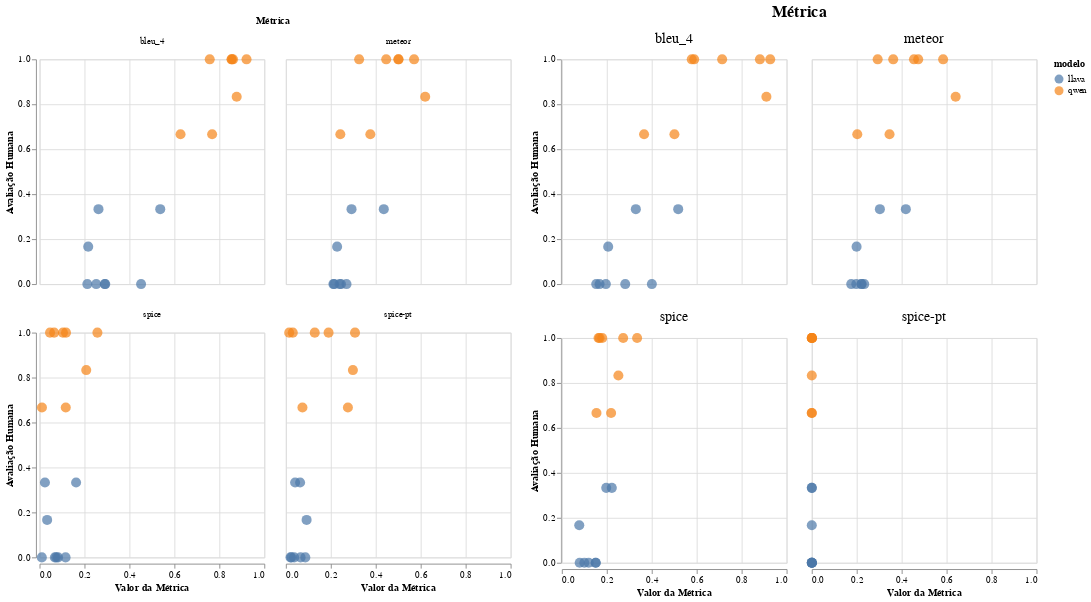

Notebook source saved alongside this figure:
### Code cell
base_pt = (
    alt.Chart(metricas_selecionadas_pt)
    .transform_fold(["bleu_4", "meteor", "spice", "spice-pt"], as_=["Métrica", "Valor"])
    .mark_point(filled=True, size=125)
    .encode(
        x=alt.X("Valor:Q", title="Valor da Métrica"),
        y=alt.Y("humano:Q", title="Avaliação Humana"),
        color="modelo:N",
        tooltip=["modelo:N", "Métrica:N", "Valor:Q", "humano:Q"],
    )
    .properties(width=250, height=250)
    .facet(facet=alt.Facet("Métrica:N", title="Métrica"), columns=2)
)

base_eng = (
    alt.Chart(metricas_selecionadas_eng)
    .transform_fold(["bleu_4", "meteor", "spice", "spice-pt"], as_=["Métrica", "Valor"])
    .mark_point(filled=True, size=125)
    .encode(
        x=alt.X("Valor:Q", title="Valor da Métrica"),
        y=alt.Y("humano:Q", title="Avaliação Humana"),
        color="modelo:N",
        tooltip=["modelo:N", "Métrica:N", "Valor:Q", "humano:Q"],
    )
    .properties(width=250, height=250)
    .facet(
        facet=alt.Facet(
            "Métrica:N",
            title="Métrica",
            header=alt.Header(labelFontSize=16, titleFontSize=18),
        ),
        columns=2,
    )
)

base = alt.hconcat(base_pt, base_eng)
base.display()

### Figure 1 — Vega-Lite specification as saved in the notebook (floating-point values rounded to 4 significant figures)
{"config": {"view": {"continuousWidth": 300, "continuousHeight": 300}}, "hconcat": [{"data": {"name": "data-95addab02c8f36238b527d61688a0445"}, "facet": {"field": "Métrica", "title": "Métrica", "type": "nominal"}, "spec": {"mark": {"type": "point", "filled": true, "size": 125}, "encoding": {"color": {"field": "modelo", "type": "nominal"}, "tooltip": [{"field": "modelo", "type": "nominal"}, {"field": "Métrica", "type": "nominal"}, {"field": "Valor", "type": "quantitative"}, {"field": "humano", "type": "quantitative"}], "x": {"field": "Valor", "title": "Valor da Métrica", "type": "quantitative"}, "y": {"field": "humano", "title": "Avaliação Humana", "type": "quantitative"}}, "height": 250, "transform": [{"fold": ["bleu_4", "meteor", "spice", "spice-pt"], "as": ["Métrica", "Valor"]}], "width": 250}, "columns": 2}, {"data": {"name": "data-1e9eeb336941972f260eeab004bca55c"}, "facet": {"field": "Métrica", "header": {"labelFontSize": 16, "titleFontSize": 18}, "title": "Métrica", "type": "nominal"}, "spec": {"mark": {"type": "point", "filled": true, "size": 125}, "encoding": {"color": {"field": "modelo", "type": "nominal"}, "tooltip": [{"field": "modelo", "type": "nominal"}, {"field": "Métrica", "type": "nominal"}, {"field": "Valor", "type": "quantitative"}, {"field": "humano", "type": "quantitative"}], "x": {"field": "Valor", "title": "Valor da Métrica", "type": "quantitative"}, "y": {"field": "humano", "title": "Avaliação Humana", "type": "quantitative"}}, "height": 250, "transform": [{"fold": ["bleu_4", "meteor", "spice", "spice-pt"], "as": ["Métrica", "Valor"]}], "width": 250}, "columns": 2}], "$schema": "https://vega.github.io/schema/vega-lite/v5.20.1.json", "datasets": {"data-95addab02c8f36238b527d61688a0445": [{"modelo": "qwen", "bleu_4": 0.7572, "meteor": 0.4464, "spice": 0.06486, "spice-pt": 0.3076, "humano": 1.0, "icon": "🦆"}, {"modelo": "qwen", "bleu_4": 0.8542, "meteor": 0.3259, "spice": 0.04663, "spice-pt": 0.03071, "humano": 1.0, "icon": "🦆"}, {"modelo": "qwen", "bleu_4": 0.7678, "meteor": 0.3758, "spice": 0.01061, "spice-pt": 0.276, "humano": 0.6667, "icon": "🦆"}, {"modelo": "qwen", "bleu_4": 0.8551, "meteor": 0.5003, "spice": 0.1042, "spice-pt": 0.01475, "humano": 1.0, "icon": "🦆"}, {"modelo": "qwen", "bleu_4": 0.8771, "meteor": 0.6198, "spice": 0.2077, "spice-pt": 0.2982, "humano": 0.8333, "icon": "🦆"}, {"modelo": "qwen", "bleu_4": 0.6272, "meteor": 0.2423, "spice": 0.1167, "spice-pt": 0.07369, "humano": 0.6667, "icon": "🦆"}, {"modelo": "qwen", "bleu_4": 0.9209, "meteor": 0.5704, "spice": 0.2574, "spice-pt": 0.19, "humano": 1.0, "icon": "🦆"}, {"modelo": "qwen", "bleu_4": 0.861, "meteor": 0.5013, "spice": 0.1176, "spice-pt": 0.1284, "humano": 1.0, "icon": "🦆"}, {"modelo": "llava", "bleu_4": 0.2521, "meteor": 0.2453, "spice": 0.07426, "spice-pt": 0.02065, "humano": 0.0, "icon": "🌋"}, {"modelo": "llava", "bleu_4": 0.29, "meteor": 0.2114, "spice": 0.01008, "spice-pt": 0.03687, "humano": 0.0, "icon": "🌋"}, {"modelo": "llava", "bleu_4": 0.2621, "meteor": 0.2921, "spice": 0.02398, "spice-pt": 0.04107, "humano": 0.3333, "icon": "🌋"}, {"modelo": "llava", "bleu_4": 0.4517, "meteor": 0.2388, "spice": 0.1158, "spice-pt": 0.08642, "humano": 0.0, "icon": "🌋"}, {"modelo": "llava", "bleu_4": 0.2165, "meteor": 0.228, "spice": 0.03371, "spice-pt": 0.0922, "humano": 0.1667, "icon": "🌋"}, {"modelo": "llava", "bleu_4": 0.537, "meteor": 0.4356, "spice": 0.1626, "spice-pt": 0.06327, "humano": 0.3333, "icon": "🌋"}, {"modelo": "llava", "bleu_4": 0.2125, "meteor": 0.2698, "spice": 0.06818, "spice-pt": 0.06546, "humano": 0.0, "icon": "🌋"}, {"modelo": "llava", "bleu_4": 0.2924, "meteor": 0.2151, "spice": 0.08225, "spice-pt": 0.02471, "humano": 0.0, "icon": "🌋"}], "data-1e9eeb336941972f260eeab004bca55c": [{"modelo": "qwen", "bleu_4": 0.5778, "meteor": 0.3623, "spice": 0.163, "spice-pt": 0.0, "humano": 1.0, "icon": "🦆"}, {"modelo": "qwen", "bleu_4": 0.5887, "meteor": 0.2931, "spice": 0.1796, "spice-pt": 0.001031, "humano": 1.0, "icon": "🦆"}, {"modelo": "qwen", "bleu_4": 0.5008, "meteor": 0.3459, "spice": 0.2189, "spice-pt": 0.0, "humano": 0.6667, "icon": "🦆"}, {"modelo": "qwen", "bleu_4": 0.7131, "meteor": 0.4546, "spice": 0.1679, "spice-pt": 0.0, "humano": 1.0, "icon": "🦆"}, {"modelo": "qwen", "bleu_4": 0.91, "meteor": 0.6401, "spice": 0.2514, "spice-pt": 0.0, "humano": 0.8333, "icon": "🦆"}, {"modelo": "qwen", "bleu_4": 0.3657, "meteor": 0.2024, "spice": 0.1538, "spice-pt": 0.0, "humano": 0.6667, "icon": "🦆"}, {"modelo": "qwen", "bleu_4": 0.927, "meteor": 0.5843, "spice": 0.3348, "spice-pt": 0.0008591, "humano": 1.0, "icon": "🦆"}, {"modelo": "qwen", "bleu_4": 0.8811, "meteor": 0.4735, "spice": 0.2727, "spice-pt": 0.0, "humano": 1.0, "icon": "🦆"}, {"modelo": "llava", "bleu_4": 0.1528, "meteor": 0.2334, "spice": 0.07921, "spice-pt": 0.0, "humano": 0.0, "icon": "🌋"}, {"modelo": "llava", "bleu_4": 0.1957, "meteor": 0.1754, "spice": 0.1, "spice-pt": 0.0006521, "humano": 0.0, "icon": "🌋"}, {"modelo": "llava", "bleu_4": 0.3291, "meteor": 0.303, "spice": 0.1973, "spice-pt": 0.0002808, "humano": 0.3333, "icon": "🌋"}, {"modelo": "llava", "bleu_4": 0.4004, "meteor": 0.2216, "spice": 0.1507, "spice-pt": 0.0, "humano": 0.0, "icon": "🌋"}, {"modelo": "llava", "bleu_4": 0.2061, "meteor": 0.1993, "spice": 0.07735, "spice-pt": 0.0, "humano": 0.1667, "icon": "🌋"}, {"modelo": "llava", "bleu_4": 0.5176, "meteor": 0.4184, "spice": 0.2222, "spice-pt": 0.0, "humano": 0.3333, "icon": "🌋"}, {"modelo": "llava", "bleu_4": 0.1676, "meteor": 0.2206, "spice": 0.1504, "spice-pt": 0.0004623, "humano": 0.0, "icon": "🌋"}, {"modelo": "llava", "bleu_4": 0.2819, "meteor": 0.1979, "spice": 0.1194, "spice-pt": 0.0, "humano": 0.0, "icon": "🌋"}]}}
